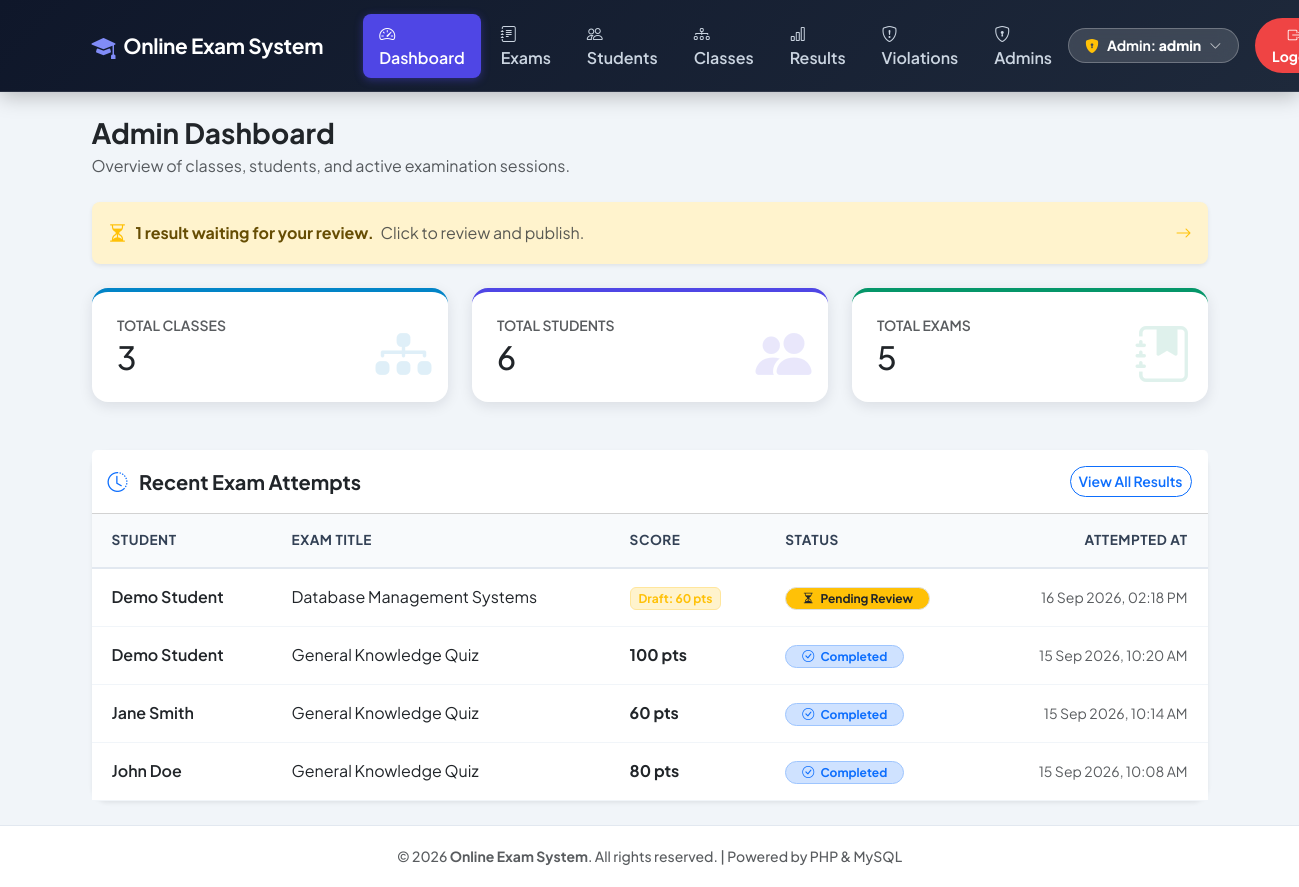
Screenshot of /admin/dashboard.php (signed in) with the database file from the repository.
### tables this page shows
CREATE TABLE IF NOT EXISTS `results` (
    `id`           INT AUTO_INCREMENT PRIMARY KEY,
    `student_id`   INT          NOT NULL,
    `exam_id`      INT          NOT NULL,
    `score`        INT          NOT NULL,
    `status`       VARCHAR(20)  NOT NULL DEFAULT 'published',
    `admin_feedback` TEXT       NULL,
    `attempted_at` DATETIME     NOT NULL DEFAULT CURRENT_TIMESTAMP,
    `evaluated_at` DATETIME     NULL,
    FOREIGN KEY (`student_id`) REFERENCES `students`(`id`) ON DELETE CASCADE,
    FOREIGN KEY (`exam_id`)    REFERENCES `exams`(`id`)    ON DELETE CASCADE
);

CREATE TABLE IF NOT EXISTS `students` (
    `id`       INT AUTO_INCREMENT PRIMARY KEY,
    `name`     VARCHAR(100) NOT NULL,
    `email`    VARCHAR(100) NOT NULL UNIQUE,
    `password` VARCHAR(255) NOT NULL,
    `class_id` INT NULL,
    FOREIGN KEY (`class_id`) REFERENCES `classes`(`id`) ON DELETE SET NULL
);

CREATE TABLE IF NOT EXISTS `exams` (
    `id`               INT AUTO_INCREMENT PRIMARY KEY,
    `title`            VARCHAR(150) NOT NULL,
    `duration_minutes` INT          NOT NULL DEFAULT 30,
    `result_mode`      VARCHAR(20)  NOT NULL DEFAULT 'instant',
    `start_at`         DATETIME     NULL,
    `end_at`           DATETIME     NULL
);

### admin/dashboard.php (the view, shortened to what this page needs)
<?php
include '../includes/header.php';
include '../config/db.php';
$q_classes   = mysqli_query($conn, "SELECT COUNT(*) AS c FROM classes");
$total_classes = ($q_classes ? mysqli_fetch_assoc($q_classes)['c'] : 0);
$q_students  = mysqli_query($conn, "SELECT COUNT(*) AS c FROM students");
$total_students = ($q_students ? mysqli_fetch_assoc($q_students)['c'] : 0);
$q_exams     = mysqli_query($conn, "SELECT COUNT(*) AS c FROM exams");
$total_exams = ($q_exams ? mysqli_fetch_assoc($q_exams)['c'] : 0);
$q_pending   = mysqli_query($conn, "SELECT COUNT(*) AS c FROM results WHERE status = 'pending'");
$pending_count = ($q_pending ? mysqli_fetch_assoc($q_pending)['c'] : 0);
$recent_results = mysqli_query($conn, "SELECT r.*, s.name AS student_name, e.title AS exam_title
                                      FROM results r
                                      JOIN students s ON r.student_id = s.id
                                      JOIN exams e ON r.exam_id = e.id
                                      ORDER BY r.attempted_at DESC LIMIT 5");
?>
<div class="mb-4">
    <h3 class="fw-bold text-dark mb-1">Admin Dashboard</h3>
    <p class="text-muted mb-0">Overview of classes, students, and active examination sessions.</p>
</div>
<?php if ($pending_count > 0): ?>
    <a href="view-results.php?status=pending" class="text-decoration-none">
        <div class="alert alert-warning d-flex align-items-center gap-2 mb-4 rounded-3 shadow-sm border-0" role="alert">
            <i class="bi bi-hourglass-split fs-5 text-warning"></i>
            <div>
                <strong><?php echo $pending_count; ?> result<?php echo $pending_count > 1 ? 's' : ''; ?> waiting for your review.</strong>
                <span class="text-muted ms-1">Click to review and publish.</span>
            </div>
            <i class="bi bi-arrow-right ms-auto text-warning"></i>
        </div>
    </a>
<?php endif; ?>
<div class="row g-4 mb-5">
    <div class="col-md-4">
        <a href="manage-classes.php" class="text-decoration-none">
            <div class="stat-card bg-white border-0 shadow-sm rounded-4 p-4 position-relative overflow-hidden" style="border-top: 4px solid #0284c7 !important;">
                <h6 class="mb-1 fw-semibold text-muted small text-uppercase ls-1">Total Classes</h6>
                <h2 class="fw-extrabold mb-0 text-dark"><?php echo $total_classes; ?></h2>
                <i class="bi bi-diagram-3-fill stat-icon" style="color:#0284c7; opacity:0.12;"></i>
            </div>
        </a>
    </div>
    <div class="col-md-4">
        <a href="manage-students.php" class="text-decoration-none">
            <div class="stat-card bg-white border-0 shadow-sm rounded-4 p-4 position-relative overflow-hidden" style="border-top: 4px solid #4f46e5 !important;">
                <h6 class="mb-1 fw-semibold text-muted small text-uppercase ls-1">Total Students</h6>
                <h2 class="fw-extrabold mb-0 text-dark"><?php echo $total_students; ?></h2>
                <i class="bi bi-people-fill stat-icon" style="color:#4f46e5; opacity:0.12;"></i>
            </div>
        </a>
    </div>
    <div class="col-md-4">
        <a href="manage-exam.php" class="text-decoration-none">
            <div class="stat-card bg-white border-0 shadow-sm rounded-4 p-4 position-relative overflow-hidden" style="border-top: 4px solid #059669 !important;">
                <h6 class="mb-1 fw-semibold text-muted small text-uppercase ls-1">Total Exams</h6>
                <h2 class="fw-extrabold mb-0 text-dark"><?php echo $total_exams; ?></h2>
                <i class="bi bi-journal-bookmark-fill stat-icon" style="color:#059669; opacity:0.12;"></i>
            </div>
        </a>
    </div>
</div>
<div class="card shadow-sm border-0 rounded-4">
    <div class="card-header bg-white py-3 d-flex justify-content-between align-items-center">
        <h5 class="fw-bold mb-0 text-dark"><i class="bi bi-clock-history text-primary me-2"></i> Recent Exam Attempts</h5>
        <a href="view-results.php" class="btn btn-sm btn-outline-primary fw-semibold rounded-pill">View All Results</a>
    </div>
    <div class="card-body p-0">
        <div class="table-responsive">
            <table class="table custom-table align-middle mb-0">
                <thead>
                    <tr>
                        <th class="ps-4">Student</th>
                        <th>Exam Title</th>
                        <th>Score</th>
                        <th>Status</th>
                        <th class="pe-4 text-end">Attempted At</th>
                    </tr>
                </thead>
                <tbody>
                    <?php if ($recent_results && mysqli_num_rows($recent_results) > 0): ?>
                        <?php while ($r = mysqli_fetch_assoc($recent_results)):
                            $is_pending = (($r['status'] ?? 'published') === 'pending');
                        ?>
                            <tr>
                                <td class="ps-4 fw-semibold text-dark"><?php echo htmlspecialchars($r['student_name']); ?></td>
                                <td class="text-dark"><?php echo htmlspecialchars($r['exam_title']); ?></td>
                                <td>
                                    <?php if ($is_pending): ?>
                                        <span class="badge bg-warning-subtle text-warning border border-warning-subtle">Draft: <?php echo $r['score']; ?> pts</span>
                                    <?php else: ?>
                                        <span class="fw-bold text-dark"><?php echo $r['score']; ?> pts</span>
                                    <?php endif; ?>
                                </td>
                                <td>
                                    <?php if ($is_pending): ?>
                                        <span class="badge bg-warning text-dark border rounded-pill px-3 py-1 fw-bold">
                                            <i class="bi bi-hourglass-split me-1"></i> Pending Review
                                        </span>
                                    <?php else: ?>
                                        <span class="badge bg-primary-subtle text-primary border border-primary-subtle rounded-pill px-3 py-1 fw-bold">
                                            <i class="bi bi-check-circle me-1"></i> Completed
                                        </span>
                                    <?php endif; ?>
                                </td>
                                <td class="pe-4 text-end text-muted small"><?php echo date('d M Y, h:i A', strtotime($r['attempted_at'])); ?></td>
                            </tr>
                        <?php endwhile; ?>
                    <?php endif; ?>
                </tbody>
            </table>
        </div>
    </div>
</div>
<?php include '../includes/footer.php'; ?>

### css/style.css (style rules this page uses)
:root { --primary-color: #4f46e5; --primary-hover: #4338ca; --secondary-color: #64748b; --success-color: #10b981; --danger-color: #ef4444; --warning-color: #f59e0b; --info-color: #06b6d4; --bg-body: #f1f5f9; --card-bg: #ffffff; --text-main: #0f172a; --text-muted: #64748b; --border-color: #cbd5e1; --shadow-sm: 0 1px 3px rgba(0,0,0,0.08); --shadow-md: 0 4px 14px rgba(15, 23, 42, 0.1); --shadow-lg: 0 12px 28px rgba(15, 23, 42, 0.15); }
body { background-color: var(--bg-body) !important; color: var(--text-main) !important; font-family: 'Plus Jakarta Sans', -apple-system, BlinkMacSystemFont, sans-serif; min-height: 100vh; display: flex; flex-direction: column; }
.stat-card { border-radius: 16px !important; padding: 1.6rem !important; box-shadow: var(--shadow-md) !important; transition: transform 0.25s ease, box-shadow 0.25s ease !important; position: relative !important; overflow: hidden !important; }
.stat-card .stat-icon { font-size: 3.5rem !important; position: absolute !important; right: 1rem !important; bottom: 0.5rem !important; }
.custom-table { border-collapse: separate !important; border-spacing: 0 !important; }
.custom-table thead th { background: #f8fafc !important; color: #334155 !important; font-weight: 700 !important; font-size: 0.85rem !important; text-transform: uppercase !important; letter-spacing: 0.5px !important; padding: 1rem 1.25rem !important; border-bottom: 2px solid #e2e8f0 !important; }
.custom-table tbody td { padding: 1rem 1.25rem !important; vertical-align: middle !important; border-bottom: 1px solid #f1f5f9 !important; }

### rows the page displays
results: student.name "Demo Student", exam.title "Database Management Systems", score "60", status "pending" (drawn), attempted_at "16 Sep 2026, 02:18 PM"
results: student.name "Demo Student", exam.title "General Knowledge Quiz", score "100", status "published" (drawn), attempted_at "15 Sep 2026, 10:20 AM"
results: student.name "Jane Smith", exam.title "General Knowledge Quiz", score "60", status "published" (drawn), attempted_at "15 Sep 2026, 10:14 AM"
results: student.name "John Doe", exam.title "General Knowledge Quiz", score "80", status "published" (drawn), attempted_at "15 Sep 2026, 10:08 AM"

### other values shown
$_SESSION['admin_username'] "admin"
$pending_count "1"
$total_classes "3"
$total_students "6"
$total_exams "5"
